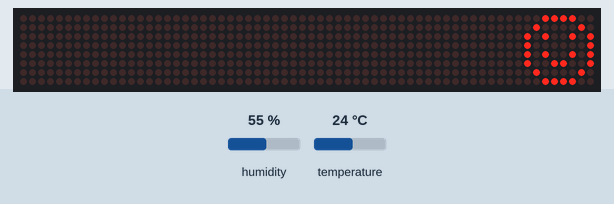
Recording of a sketch running on a simulated Arduino Nano, built with avr-gcc and run on an emulated ATmega328P. On the bench: 64×8 LED matrix. The inputs (shaded band) are chosen by the test bench; at power-on: humidity 55 %, temperature 24 °C.

Above: at 0.1 s.
At 2.6 s:
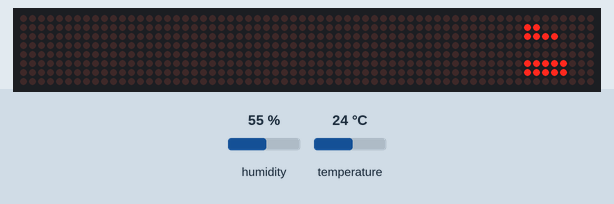

The sketch:

nano.ino
```cpp
#include <LedControl.h>
#include <DHT.h>

// constants
const double TEMP_TOO_HIGH = 35.0;
const double TEMP_TOO_LOW = 0.0;
const double HUMI_TOO_HIGH = 60.0;
const double HUMI_TOO_LOW = 40.0;
const byte PATTERN_TO_DISPLAY_NUMBER_NINE = B10011001; // 1001 => 1+8 = 9
const int NUMBER_OF_ITERATIONS_OF_FASTER_SCREEN_REFRESH = 5;

int counter_faster_screen_refresh = 0;

// variables for 8x8 LED Matrix MAX7219
int DIN = 11;
int CS = 10;
int CLK = 8;
LedControl lc=LedControl(DIN, CLK, CS,0);

// variable for DHT22
DHT dht(2, DHT22); // data pin=2, type=DHT22

/**
 * Activates the first LED in the first row if is_temp_negativ is true,
 * otherwise the first LED in the first row will be deactivated.
 *
 * @param is_temp_negativ should be true if measured temp is negativ, otherwise false
 */
void show_if_temp_is_negativ(bool is_temp_negativ){
  if(is_temp_negativ){
    lc.setLed(0, 0, 0, true);
  }else {
    lc.setLed(0, 0, 0, false);
  }
}

/**
 * Activates the second LED and deactivates the third LED
 * in the first row.
 *
 * Meaning: The measured temperature is too high.
 */
void show_too_hot(){
  lc.setLed(0, 0, 1, true);
  lc.setLed(0, 0, 2, false);
}

/**
 * Activates the third LED and deactivates the second LED
 * in the first row.
 *
 * Meaning: The measured temperature is too low.
 */
void show_too_cold(){
  lc.setLed(0, 0, 2, true);
  lc.setLed(0, 0, 1, false);
}

/**
 * Activates the forth LED and deactivates the fifth LED
 * in the first row.
 *
 * Meaning: The measured humidity is too high.
 */
void show_too_humid(){
  lc.setLed(0, 0, 3, true);
  lc.setLed(0, 0, 4, false);
}

/**
 * Activates the fifth LED and deactivates the forth LED
 * in the first row.
 *
 * Meaning: The measured humidity is too low.
 */
void show_not_humid_enough(){
  lc.setLed(0, 0, 4, true);
  lc.setLed(0, 0, 3, false);
}

/**
 * Checks if a temperature or humidity threshold has been reached
 * and lights up LEDs to warn user.
 */
void check_and_show_warnings(double temp, double humi){
  // check temp
  if(temp > TEMP_TOO_HIGH){
    show_too_hot();
  }else if(temp < TEMP_TOO_LOW){
    show_too_cold();
  }

  // check humi
  if(humi > HUMI_TOO_HIGH){
    show_too_humid();
  }else if(humi < HUMI_TOO_LOW){
    show_not_humid_enough();
  }
}

/**
 * Activates a specified number of LEDs in given row.
 *
 * @param addr address of the display
 * @param row the row of the LEDs (0..7)
 * @param number_of_leds the number of LEDs to activate (0..8)
 */
void activate_specific_number_of_leds_in_a_row(int addr, int row, int number_of_leds){
  lc.setRow(addr, row, B00000000); // clear row

  for(int i=0; i<number_of_leds; i++){
    lc.setLed(addr, row, i, true);
  }
}

/**
 * Shows the measured temperature on the display.
 * First example: temp == 21.5 --> second row has two activated LEDs, third row has one activated LED,
 * forth row has five activated LEDs.
 * Second example: temp == 09.8 --> second row has no activated LEDs,
 * third row has activated LEDs in pattern PATTERN_TO_DISPLAY_NUMBER_NINE,
 * all LEDs in forth row are activated.
 *
 * @param temp_values_as_char using the first example, on index 0 should be '2', on 1 should be '1' and on 2 should be '5'
 */
void show_temp_on_display(char temp_values_as_char[3]){
  // clear rows of temp
  lc.setRow(0, 1, B00000000);
  lc.setRow(0, 2, B00000000);
  lc.setRow(0, 3, B00000000);

  // calculate values
  int temp_values[3];
  temp_values[0] = temp_values_as_char[0] - '0';
  temp_values[1] = temp_values_as_char[1] - '0';
  temp_values[2] = temp_values_as_char[2] - '0';

  // check if number 9 has to be displayed
  if(temp_values[0] !=9){
    activate_specific_number_of_leds_in_a_row(0, 1, temp_values[0]); // * 10 Celsius
  }else {
    lc.setRow(0, 1, PATTERN_TO_DISPLAY_NUMBER_NINE);
  }
  if(temp_values[1] !=9){
    activate_specific_number_of_leds_in_a_row(0, 2, temp_values[1]); // * 1 Celsius
  }else {
    lc.setRow(0, 2, PATTERN_TO_DISPLAY_NUMBER_NINE);
  }
  if(temp_values[2] !=9){
    activate_specific_number_of_leds_in_a_row(0, 3, temp_values[2]); // * 0.1 Celsius
  }else {
    lc.setRow(0, 3, PATTERN_TO_DISPLAY_NUMBER_NINE);
  }
}

/**
 * Shows the measured temperature on the display.
 * If temp is NaN, nothing on the display of temperature will change.
 *
 * @param temp temperature to display
 */
void convert_and_show_temp(double temp){
  if(!isnan(temp)){ // check if temp is NaN
    char buffer[6];
    String(temp).toCharArray(buffer, sizeof(buffer)); // convert double to String and String to char array

    // if temp is negativ
    if(temp<0.0){
      show_if_temp_is_negativ(true);

      if((temp*(-1)) >= 10.00){ // does temp have two digits before the point
        // remove negative sign by pushing first characters one space higher
        buffer[0] = buffer[1]; // 1xyz
        buffer[1] = buffer[2]; // x1yz
        buffer[2] = buffer[3]; // xy.z
        buffer[3] = buffer[4]; // xyz1

        char temp_values[3] = {buffer[0], buffer[1], buffer[3]};
        show_temp_on_display(temp_values);
      }else {
        // remove negative sign by replacing it with a zero
        buffer[0] = '0'; // 0xyz

        char temp_values[3] = {buffer[0], buffer[1], buffer[3]};
        show_temp_on_display(temp_values);
      }

    }else { // if temp is postiv
      show_if_temp_is_negativ(false);

      if(temp >= 10.00){ // does temp have two digits before the point
        char temp_values[3] = {buffer[0], buffer[1], buffer[3]};
        show_temp_on_display(temp_values);
      }else{
        char new_buffer[4];
        new_buffer[0] = '0';
        new_buffer[1] = buffer[0];
        new_buffer[2] = buffer[1];
        new_buffer[3] = buffer[2];

        char temp_values[3] = {new_buffer[0], new_buffer[1], new_buffer[3]};
        show_temp_on_display(temp_values);
      }
    }
  }
}

/**
 * Shows the measured humidity on the display.
 * First example: temp == 21.5 --> sixth row has two activated LEDs, seventh row has one activated LED,
 * eighth row has five activated LEDs.
 * Second example: temp == 09.8 --> sixth row has no activated LEDs,
 * seventh row has activated LEDs in pattern PATTERN_TO_DISPLAY_NUMBER_NINE,
 * all LEDs in eighth row are activated.
 *
 * @param humi_values_as_char using the first example, on index 0 should be '2', on 1 should be '1' and on 2 should be '5'
 */
void show_humi_on_display(char humi_values_as_char[3]){
  // clear rows of humi
  lc.setRow(0, 5, B00000000);
  lc.setRow(0, 6, B00000000);
  lc.setRow(0, 7, B00000000);

  // calculate values
  int humi_values[3];
  humi_values[0] = humi_values_as_char[0] - '0';
  humi_values[1] = humi_values_as_char[1] - '0';
  humi_values[2] = humi_values_as_char[2] - '0';

  // check if number 9 has to be displayed
  if(humi_values[0] !=9){
    activate_specific_number_of_leds_in_a_row(0, 5, humi_values[0]); // * 10 percent
  }else {
    lc.setRow(0, 5, PATTERN_TO_DISPLAY_NUMBER_NINE);
  }
  if(humi_values[1] !=9){
    activate_specific_number_of_leds_in_a_row(0, 6, humi_values[1]); // * 1 percent
  }else {
    lc.setRow(0, 6, PATTERN_TO_DISPLAY_NUMBER_NINE);
  }
  if(humi_values[2] !=9){
    activate_specific_number_of_leds_in_a_row(0, 7, humi_values[2]); // * 0.1 percent
  }else {
    lc.setRow(0, 7, PATTERN_TO_DISPLAY_NUMBER_NINE);
  }
}

/**
 * Shows the measured humidity on the display.
 * If humi is NaN, nothing on the display of humidity will change.
 *
 * @param humi humidity to display
 */
void convert_and_show_humi(double humi){
  if(!isnan(humi)){ // check if humi is NaN
    if(humi==0.0){
      // clear rows of humi
      lc.setRow(0, 5, B00000000);
      lc.setRow(0, 6, B00000000);
      lc.setRow(0, 7, B00000000);

      lc.setLed(0, 0, 5, true); // show warning that humi == 0.0
      lc.setLed(0, 0, 6, false);
    }else if(humi==100.0){
      // clear rows of humi
      lc.setRow(0, 5, B00000000);
      lc.setRow(0, 6, B00000000);
      lc.setRow(0, 7, B00000000);

      lc.setLed(0, 0, 6, true); // show warning that humi == 100.0
      lc.setLed(0, 0, 5, false);
    }else {
      // deactivate warnings
      lc.setLed(0, 0, 5, false);
      lc.setLed(0, 0, 6, false);

      char buffer[6];
      String(humi).toCharArray(buffer, sizeof(buffer)); // convert double to String and String to char array

      if(humi >= 10.00){ // does humi have two digits before the point
        char humi_values[3] = {buffer[0], buffer[1], buffer[3]};
        show_humi_on_display(humi_values);
      }else{
        char new_buffer[4];
        new_buffer[0] = '0';
        new_buffer[1] = buffer[0];
        new_buffer[2] = buffer[1];
        new_buffer[3] = buffer[2];

        char humi_values[3] = {new_buffer[0], new_buffer[1], new_buffer[3]};
        show_humi_on_display(humi_values);
      }
    }
  }
}

void setup()   {
  lc.shutdown(0,false);
  lc.setIntensity(0,0);
  lc.clearDisplay(0);

  // init screen
  lc.setRow(0, 0, B00111100);
  lc.setRow(0, 1, B01000010);
  lc.setRow(0, 2, B10100101);
  lc.setRow(0, 3, B10000001);
  lc.setRow(0, 4, B10100101);
  lc.setRow(0, 5, B10011001);
  lc.setRow(0, 6, B01000010);
  lc.setRow(0, 7, B00111100);

  dht.begin();

  delay(2500);
  lc.clearDisplay(0);
}

void loop() {
  // get data
  double temp = (double)dht.readTemperature();
  double humi = (double)dht.readHumidity();

  // check for warnings
  check_and_show_warnings(temp, humi);

  // show data
  convert_and_show_temp(temp);
  convert_and_show_humi(humi);

  // update display
  if(counter_faster_screen_refresh < NUMBER_OF_ITERATIONS_OF_FASTER_SCREEN_REFRESH){
    counter_faster_screen_refresh += 1;
    delay(60000); // update display after a minute
  }else{
    delay(60000*10); // update display after 10 minutes
  }
  //lc.clearDisplay(0);
}
```
